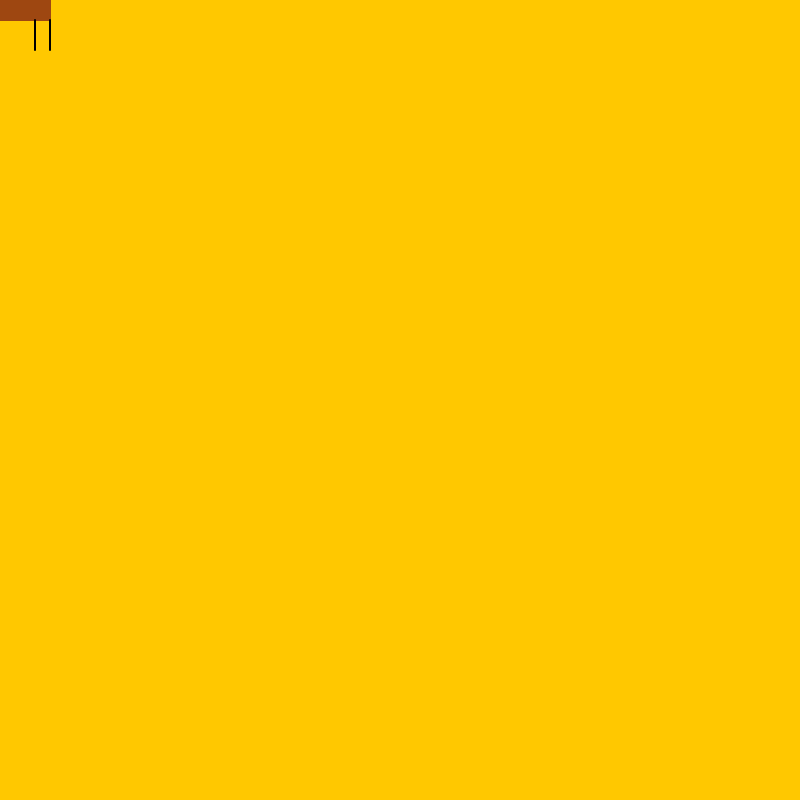
Frame 1 (no input)
Frame 60 (no input): identical to frame 1, image omitted
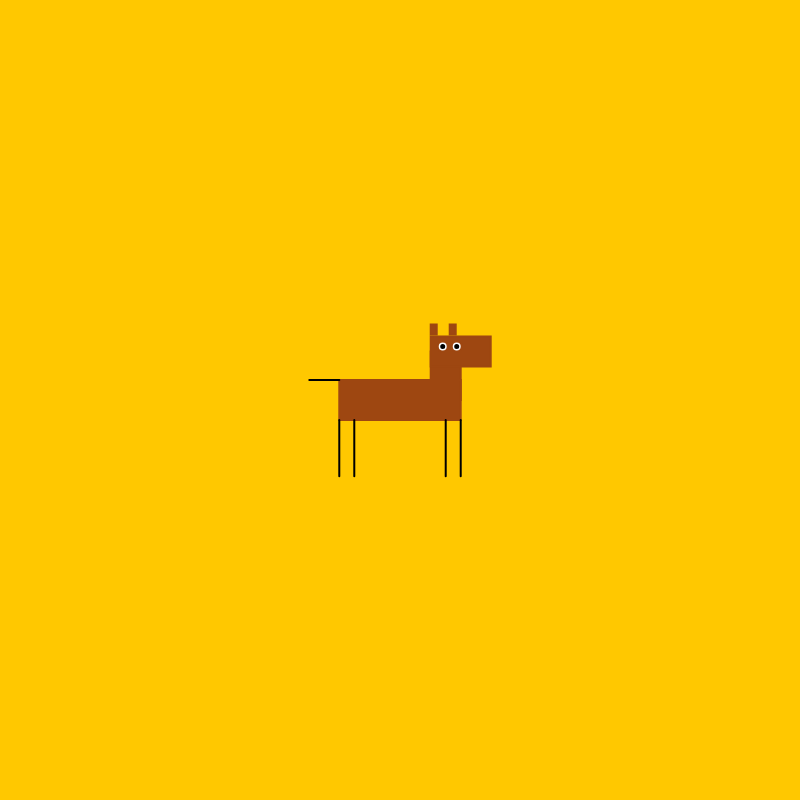
Frame 120 (the mouse pressed at the canvas centre since frame 60)

The p5.js sketch that drew these frames (run headless with seeded random() and noise() and a simulated clock; from frame 60 on, the mouse is pressed at the canvas centre):

// p5.js sketch
// ── sketch.js
var bukur = 100;
var hals = 35;
var faetur = 30;

function setup() {
      createCanvas(800,800);
      rectMode(CENTER);
      strokeWeight(2);
    }

function draw() {
  // Hér verður til hundurinn Snati, sem er að ganga í gegnum mikið breytingarsteið í vexti sínum.
      background(255,200,0);
      fill(158,71,17);
      stroke(158,71,17);
      // Teiknar hausinn og háls:
      rect(mouseX + bukur/2 - 15, mouseY - hals/2 ,30, hals);
      rect(mouseX + bukur/2, mouseY - hals, 60, 30);
      // Teiknar búkin:
      rect(mouseX, mouseY, bukur, 40);
      // Teiknar eyrun:
      rect(mouseX + bukur/2 - 27, mouseY - hals - 22, 6, 10);
      rect(mouseX + bukur/2 - 8, mouseY - hals - 22, 6, 10);
      // Teiknar augun(hvítu):
      fill(255);
      ellipse(mouseX + bukur/2 - 18, mouseY - hals - 5, 10, 10);
      ellipse(mouseX + bukur/2 - 4, mouseY - hals - 5, 10, 10);
      // Teiknar augasteina:
      stroke(0);
      fill(0);
      ellipse(mouseX + bukur/2 - 18, mouseY - hals - 5, 3, 3);
      ellipse(mouseX + bukur/2 - 4, mouseY - hals - 5, 3, 3);
      // Teiknar fæturna:
      line(mouseX - bukur/2, mouseY + 20, mouseX - bukur/2, mouseY + 20 + faetur);
      line(mouseX + bukur/2, mouseY + 20, mouseX + bukur/2, mouseY + 20 + faetur);
      line(mouseX - bukur/2 + 15, mouseY + 20, mouseX - bukur/2 + 15, mouseY + 20 + faetur);
      line(mouseX + bukur/2 - 15, mouseY + 20, mouseX + bukur/2 - 15, mouseY + 20 + faetur);
      // Teiknar skott:
      line(mouseX - bukur/2, mouseY - 20, mouseX - bukur/2 - 30, mouseY - 20);
    }

function mousePressed() {
      bukur = random(50,150);
      hals = random(35,100);
      faetur = random(15,70);
    }
